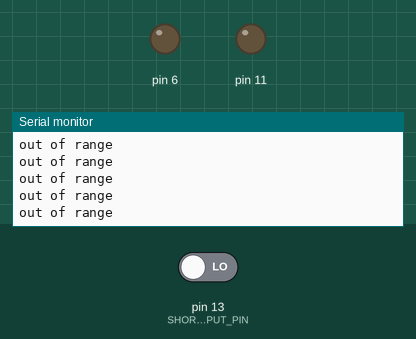
Recording of a sketch running on a simulated Arduino Uno, built with avr-gcc and run on an emulated ATmega328P. Parts: output pins drawn as LEDs (lit = HIGH), the last lines printed to the serial monitor. The inputs (shaded band) are chosen by the test bench; at power-on: pin 13 (SHORT_RANGE_BEACON_INPUT_PIN) LOW.

Above: at 1.2 s.
1.3 s: pin 13 (SHORT_RANGE_BEACON_INPUT_PIN) driven HIGH
At 2.0 s:
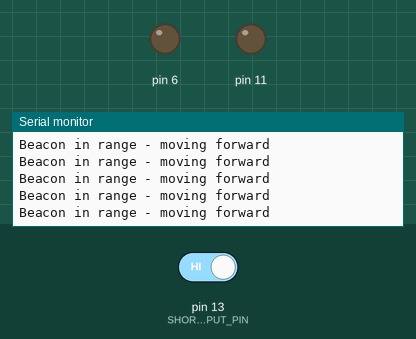
3.2 s: pin 13 (SHORT_RANGE_BEACON_INPUT_PIN) driven LOW
At 4.0 s:
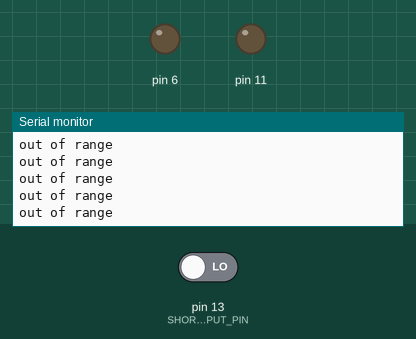

Measured:
- after the input at 1.3 s, the serial monitor: prints a new line after 0.08 s (image 1)

The sketch:

Short_Range_Beacon_Stop_Test.ino
```cpp
/**************************************************************
  File:      Short_Range_Beacon_Stop_Test.ino
  Contents:  Turns until it detects a beacon

  Notes:    Target: Arduino UNO R1 & R2
            Arduino IDE version: 0022

**************************************************************/

/*---------------- Includes ---------------------------------*/
#include <Winklelib.h>
#include <Timers.h>
/*---------------- Module Defines ---------------------------*/
#define TAPE_INPUT_PIN 2
#define SHORT_RANGE_BEACON_INPUT_PIN 13
#define BEACON_INTERRUPT_NUMBER 1
#define TAPE_INTERRUPT_NUMBER 0

#define SERVER_BEACON_MICROS 1176
#define EXCHANGE_BEACON_MICROS 333
#define NO_SIGNAL_MICROS 2000
#define BEACON_ERROR 100

#define SHORT_RANGE_BEACON_SIGNAL_TIMER 0
#define SHORT_RANGE_BEACON_SIGNAL_TIME 4

#define TURNING_SPEED 5
#define FORWARD_SPEED 9
/*---------------- Module Function Prototypes ---------------*/
void rise_detected();
void UpdateSignal();
boolean CheckSignalPresence();
/*---------------- Module Level Variables -------------------*/
volatile unsigned long previousTime = 0;
volatile unsigned long period = NO_SIGNAL_MICROS;
volatile boolean risingEdgeFlag = false;
//boolean beaconFoundFlag = false;
int pause = 4;

/*---------------- Arduino Main Functions -------------------*/
void setup() {
  Serial.begin(9600);
  Serial.println("The Short_Range_Beacon_Stop_Test program has started!");
  pinMode(SHORT_RANGE_BEACON_INPUT_PIN, INPUT);
  //WinkleInit();
  TMRArd_InitTimer(SHORT_RANGE_BEACON_SIGNAL_TIMER , SHORT_RANGE_BEACON_SIGNAL_TIME);
  RightMtrSpeed(0);
  LeftMtrSpeed(0);
  Serial.println("Searching for beacon");

}

void loop() {

  UpdateSignal();
  boolean inRange = CheckSignalPresence();
  if(inRange){
    Serial.println("Beacon in range - moving forward ");
    LeftMtrSpeed(0);
    RightMtrSpeed(0);
    //beaconFoundFlag = false;

  }
  else{
    Serial.println("out of range");
  }

}

/*---------------- Module Functions -------------------------*/


//Resets the timer if a low is read from the beacon - timer should
//never expire when a beacon is in range
void UpdateSignal(){
  int signal = digitalRead(SHORT_RANGE_BEACON_INPUT_PIN);
  //Serial.println(signal);
  // if we have a high then we must have encountered a rising edge so there is still a signal
  if(signal == 1){
   // Serial.println("updating signal");
    TMRArd_InitTimer(SHORT_RANGE_BEACON_SIGNAL_TIMER , SHORT_RANGE_BEACON_SIGNAL_TIME);
  }
}

//Check to see if the previous UpdateSignal Timer has expired if so, the beacon
//is out of range, otherwise it is in range
boolean CheckSignalPresence(){

  if(TMRArd_IsTimerExpired(SHORT_RANGE_BEACON_SIGNAL_TIMER)){
    // TMRArd_InitTimer(SHORT_RANGE_BEACON_SIGNAL_TIMER , SHORT_RANGE_BEACON_SIGNAL_TIME);
     // Serial.println("out of range");
     return false;
   }
  else{
   // Serial.println("in range");
    return true;
  }

}
```
